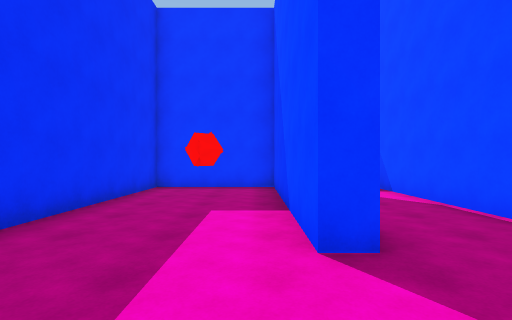
[1] (above)

17 first-person views from a walk through a Unity game level. The camera is 1.5 m above the floor, looks level and sees 85° across. The floor is counted in squares, 2 m on a side. Each view is taken from the middle of a square. On the plan, view 1 faces up. The plan holds only what a view shows up to about 10 squares ahead; the rest is blank. The place goes on beyond the plan. The player is left out.

[2]
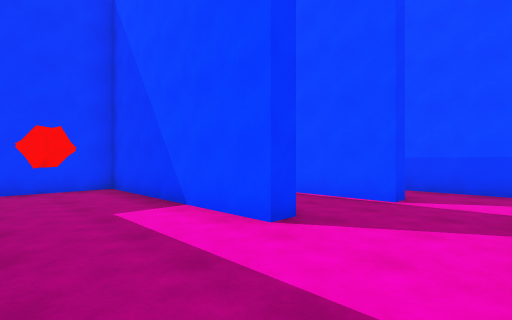

[3]
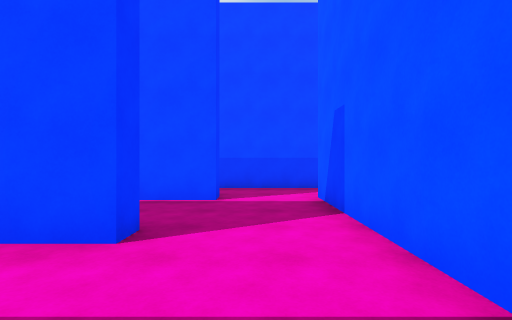

[4]
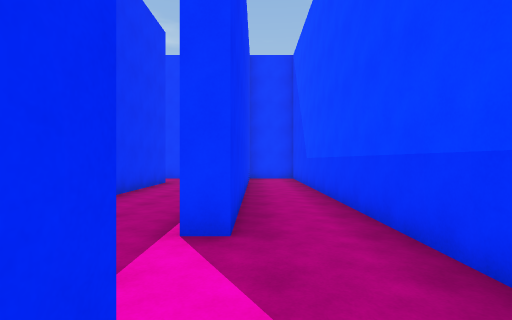

[5]
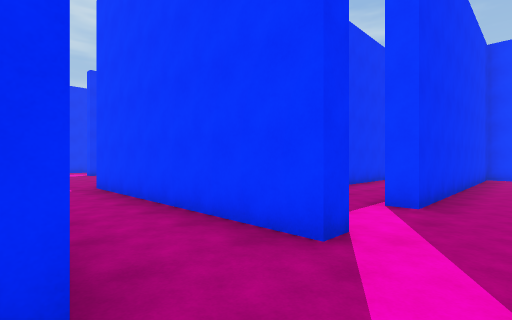

[6]
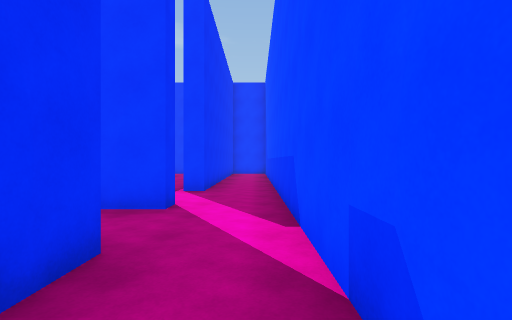

[7]
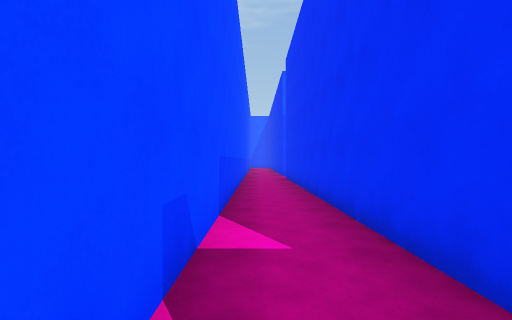

[8]
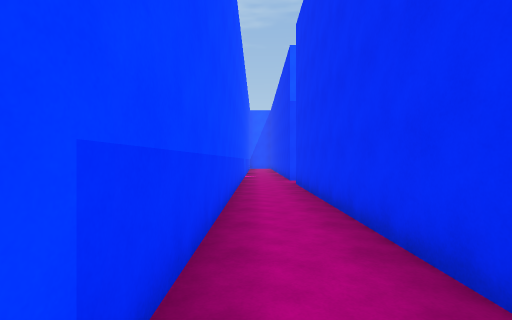

[9]
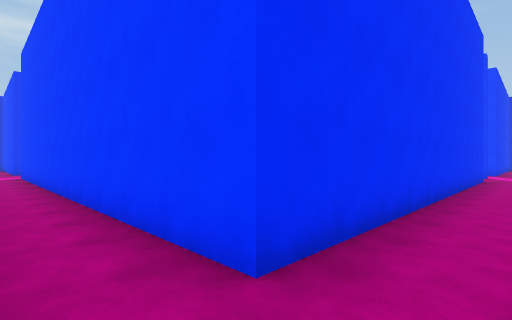

[10]
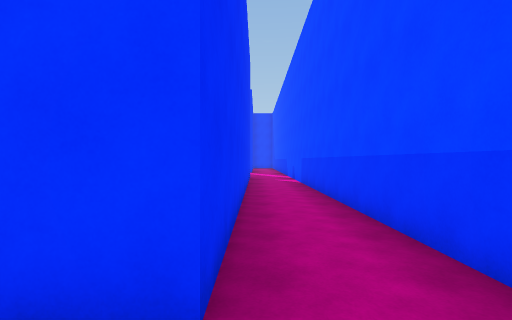

[11]
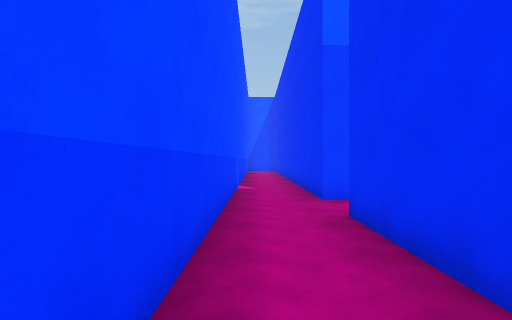

[12]
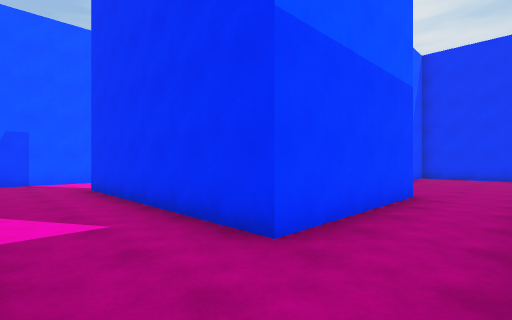

[13]
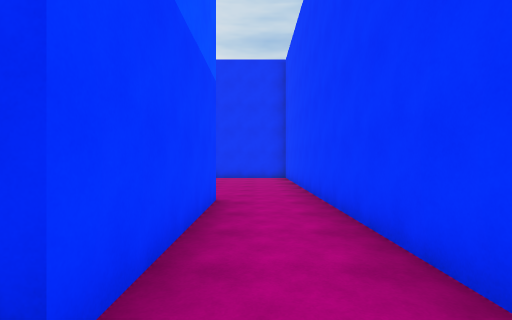

[14]
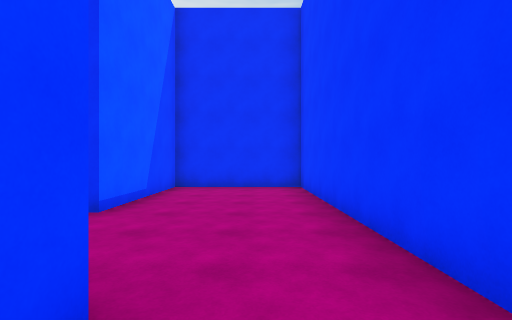

[15]
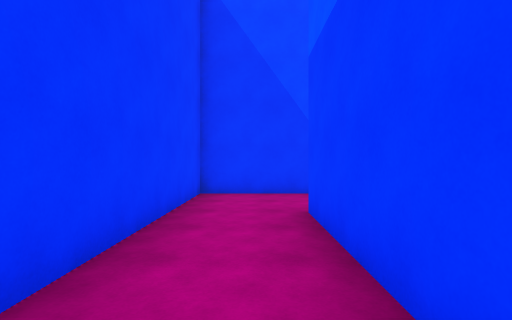

[16]
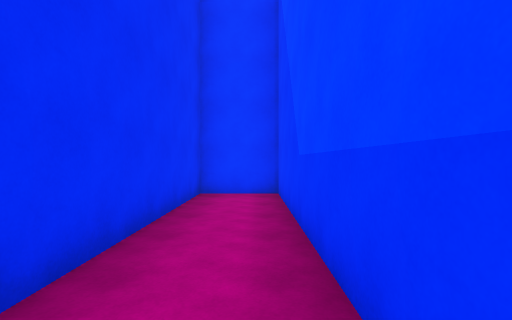

[17]
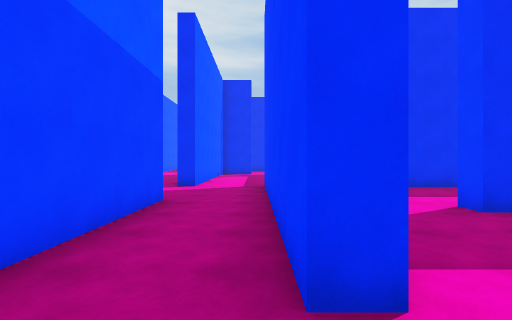

### Floor plan
Points are (right, up) in squares from view 1. A wall is a line through its corners. A room is listed if a view was taken in it or the views show most of it. See-through windows are left out.
Room 1 (views 1, 2, 3, 12, 13, 14, 15, 16)
walls: (-0.8, -0.3) (3.8, -0.3); (-3.2, 8.3) (1, 8.3) (1, 2.2) (0.5, 2.2) (0.5, 7.7) (-2.7, 7.7) (-2.7, 3); (5.5, -0.6) (5.5, 10.3) (3.8, 10.3) (3.8, 1.8) (3.3, 1.8) (3.3, 10.3) (-3.6, 10.3)
ways out: opening at (4.5, -1) to room 2; opening at (-3, 9.5) to room 4
objects: other object (-1, 6)
Room 2 (views 4, 5, 7, 17)
walls: (-0.2, -2.7) (3.1, -2.7); (3.8, -0.3) (3.8, -0.7) (-3.2, -0.7); (5.5, -3.6) (5.5, -0.6)
ways out: opening at (4.5, -1) to room 1; opening at (5, -4) to room 3; opening at (-3, -2); opening at (-1.5, -3)
Room 3 (views 6, 8, 9, 10, 11)
walls: (3.2, -15.2) (3.8, -15.2) (3.8, -17.5); (5.5, -17.5) (5.5, -3.6); (3.8, -2.8) (3.8, -13.7) (-5.4, -13.7)
ways out: opening at (5, -4) to room 2
Room 4 (no view inside)
walls: (-3.6, 10.3) (-9.8, 10.3) (-9.8, 6.8) (-6, 6.8)
ways out: opening at (-3, 9.5) to room 1

Positions as (right, up) in squares from view 1, and headings:
1: (0, 0), facing up
2: (-2, 0), facing up-right
3: (-2, 1), facing right
4: (4, -1), facing up
5: (5, -3), facing up-left
6: (5, -5), facing up
7: (5, -2), facing down
8: (5, -5), facing down
9: (5, -15), facing up-left
10: (4, -15), facing up
11: (5, -10), facing down
12: (3, 10), facing down-left
13: (2, 9), facing left
14: (-2, 9), facing left
15: (-3, 9), facing right
16: (5, 4), facing up
17: (5, -1), facing left
